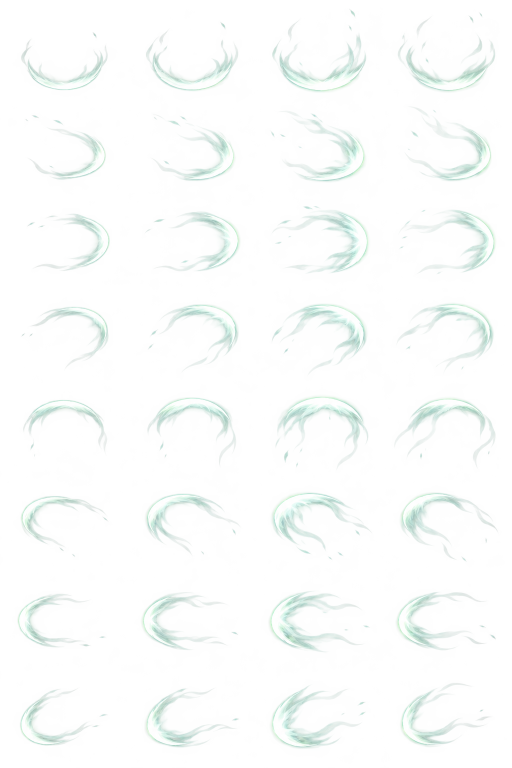
#> input picture assets/source/skill-revise-feedback-v02/raw/wind-crescent.png, 1024 x 1536 px, given in place of down.png, which was not available (shown at 1/2 size)
$ python export-chuong-unified.py
#> lines starting #> are read from the running program, lines starting #| are printed output that depends on the picture; after the words box and inside, x2 and y2 are one past the last pixel; in counts of white or black regions, pixels touching at a corner belong together
"""Assemble original coherent Cái Bang Chưởng pose groups, never rewrite locked art."""
from pathlib import Path
import argparse,json,hashlib,statistics,shutil
from PIL import Image,ImageDraw
import numpy as np
from scipy import ndimage
ROOT=Path(__file__).resolve().parent.parent
SRC=ROOT/'assets/source/cai-bang-chuong-unified-v1'
OUT=ROOT/'assets/exports/cai-bang-chuong-unified-v1'
DIRECTIONS=['down','down_right','right','up_right','up','up_left','left','down_left']
POSES=['idle_0','idle_1','idle_2','idle_3','walk_0','walk_1','walk_2','walk_3','windup','strike','alternate','recover','charge','release','rise','channel','hurt_0','hurt_1','death_0','death_1']
W,H=160,144;FOOT=(80,132)

def sha(p):return hashlib.sha256(p.read_bytes()).hexdigest()
def export(only=None):
 OUT.mkdir(parents=True,exist_ok=True)
 dirs=[only] if only else DIRECTIONS
 atlas=Image.new('RGBA',(W*20,H*len(dirs)));frames={};records=[];proof=Image.new('RGBA',(20*90,96*len(dirs)),(40,44,38,255));draw=ImageDraw.Draw(proof)
#> after `atlas = Image.new('RGBA', (W * 20, H * len(dirs)))`: atlas: PIL image 3200x1152 RGBA; every value is 0
#> after `proof = Image.new('RGBA', (20 * 90, 96 * len(dirs)), (40, 44, 38, 255)`:
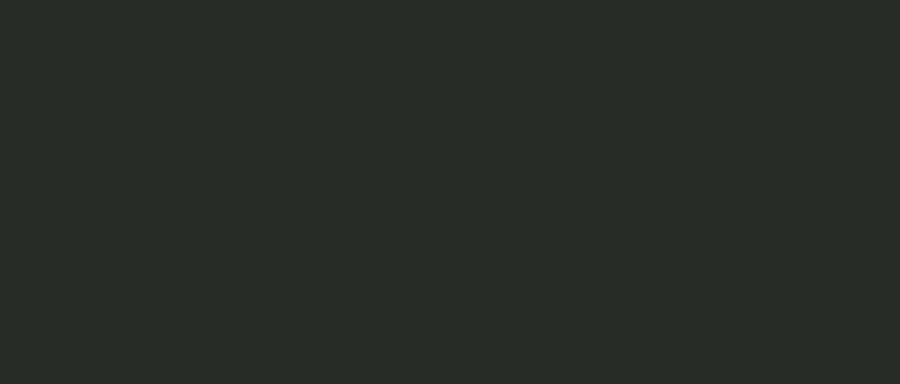
#> proof: PIL image 1800x768 RGBA (shown at 1/2 size); mean R, G, B, A 40, 44, 38, 255
 for row,direction in enumerate(dirs):
  source=SRC/'raw'/(direction+'.png');sheet=Image.open(source).convert('RGBA');cels=[]
#> in export, sheet is the input picture: PIL image 1024x1536 RGBA; mean R, G, B, A 176.1, 191.5, 185.5, 24.6
  pixels=np.array(sheet);mask=pixels[:,:,3]>=24
#> after `mask = pixels[:, :, 3] >= 24`:
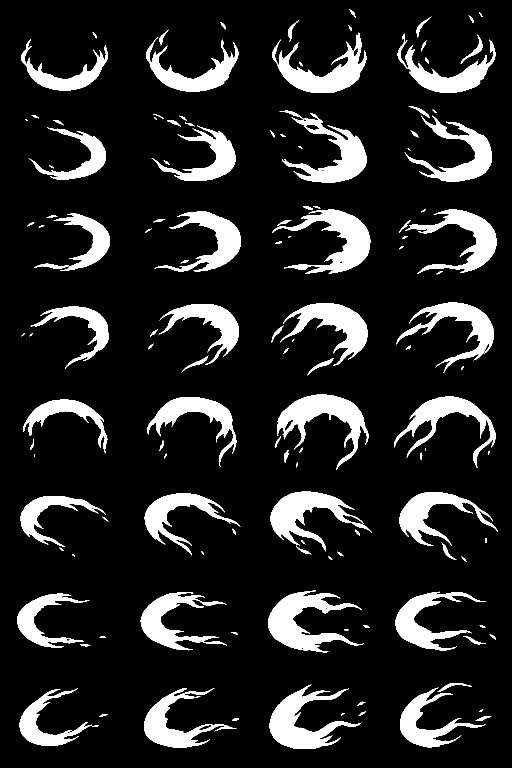
#> mask: shape (1536, 1024) bool (shown at 1/2 size); 13.9% white; 136 white regions (17 under 20 px), largest, box (x1, y1, x2, y2) and area: (536, 1181, 728, 1305) 9558, (544, 419, 741, 548) 9039, (554, 789, 737, 940) 8934
  labels,n=ndimage.label(mask,np.ones((3,3)));areas=np.bincount(labels.ravel());objects=ndimage.find_objects(labels)
#> after `labels, n = ndimage.label(mask, np.ones((3, 3)))`:
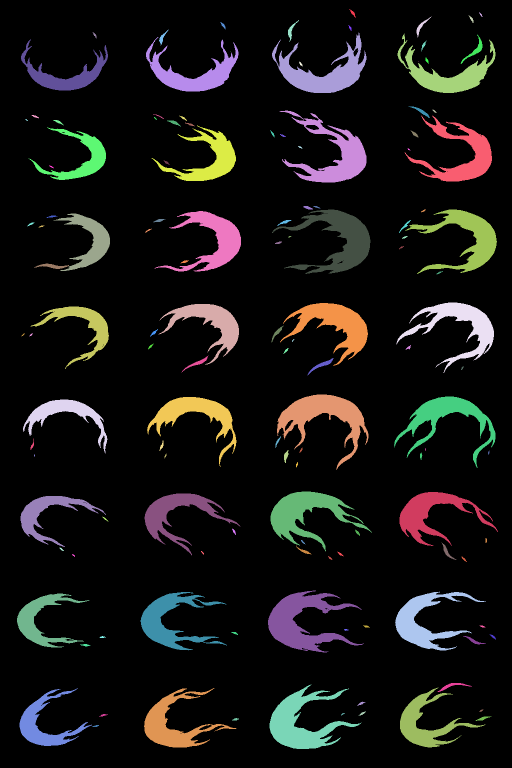
#> labels: shape (1536, 1024) int32 (shown at 1/2 size); 137 distinct labels, from 0 to 136; one colour per label, 0 black
#> after `labels, n = ndimage.label(mask, np.ones((3, 3)))`: n = 136
#> after `areas = np.bincount(labels.ravel())`: areas = 137 values, max 1354872 at index 0, min 1 at index 16, mean 11480.8
#> after `objects = ndimage.find_objects(labels)`: objects = 136 items
  ids=[i for i in range(1,n+1) if areas[i]>1000]
#> ids = 32 values from 10 to 128
#> (the run stopped early here; a loop or call above may not have finished)

$ run again, on assets/source/arena_art01/generated_frames.png
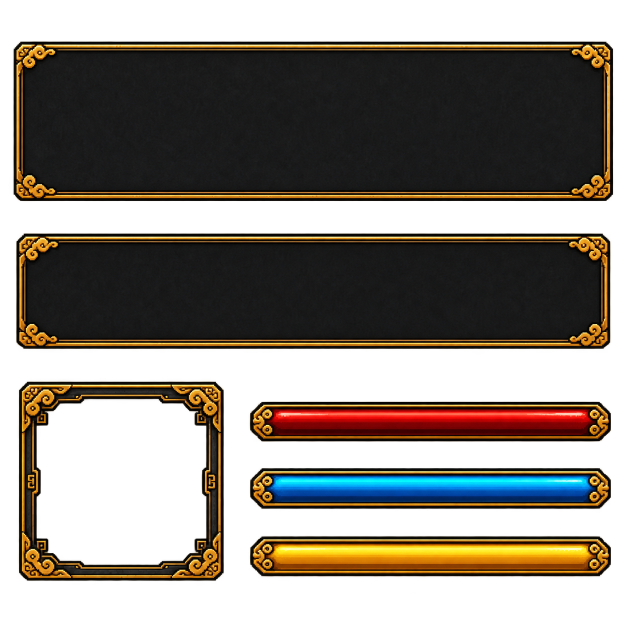
#> input picture assets/source/arena_art01/generated_frames.png, 1254 x 1254 px, given in place of down.png, which was not available (shown at 1/2 size)
#> atlas: PIL image 3200x1152 RGBA; every value is 0
#> in export, sheet is the input picture: PIL image 1254x1254 RGBA; mean R, G, B, A 32.7, 25.8, 16.6, 142
#> in export, `mask = pixels[:, :, 3] >= 24`:
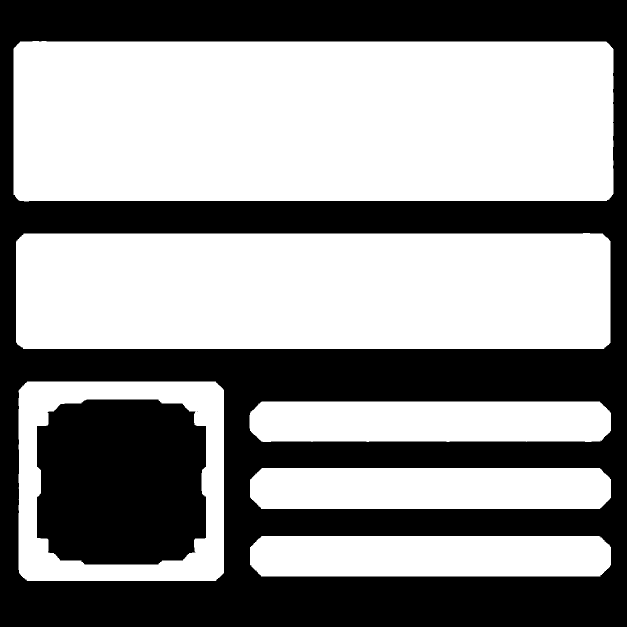
#> mask: shape (1254, 1254) bool (shown at 1/2 size); 56.6% white; 3 black regions (1 under 20 px), largest, box (x1, y1, x2, y2) and area: (0, 0, 1254, 1254) 580122, (74, 799, 412, 1129) 102473
#> in export, `labels, n = ndimage.label(mask, np.ones((3, 3)))`:
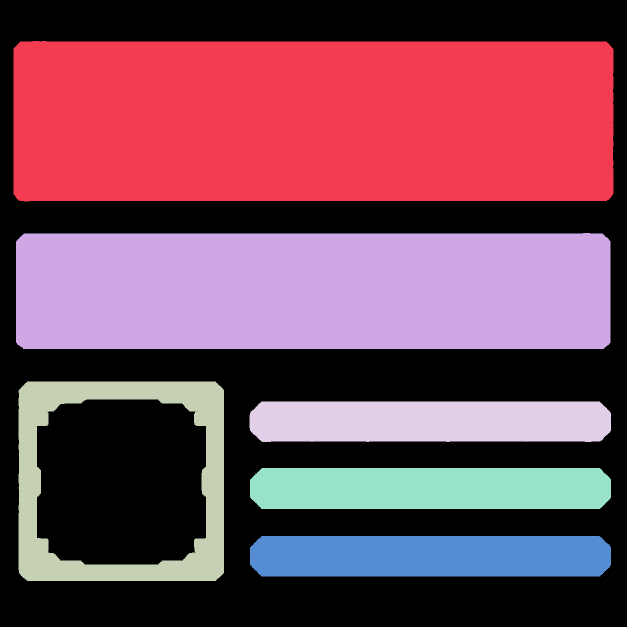
#> labels: shape (1254, 1254) int32 (shown at 1/2 size); 7 distinct labels, from 0 to 6; one colour per label, 0 black
#> n = 6
#> areas = [682596, 382407, 274249, 60815, 56844, 58150, 57455]
#> objects = 6 items
#> ids = [1, 2, 3, 4, 5, 6]
